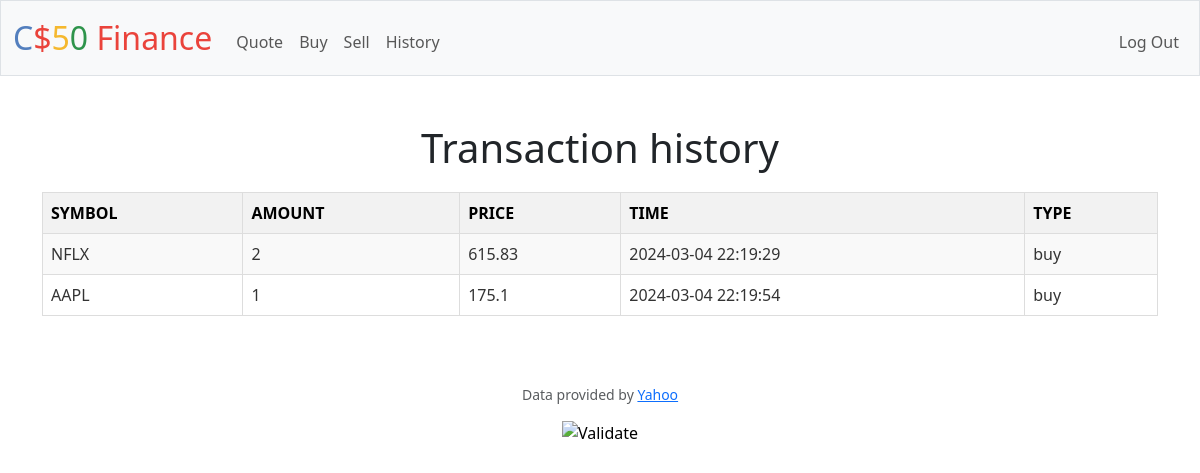
The app's page /history (signed in), older data.
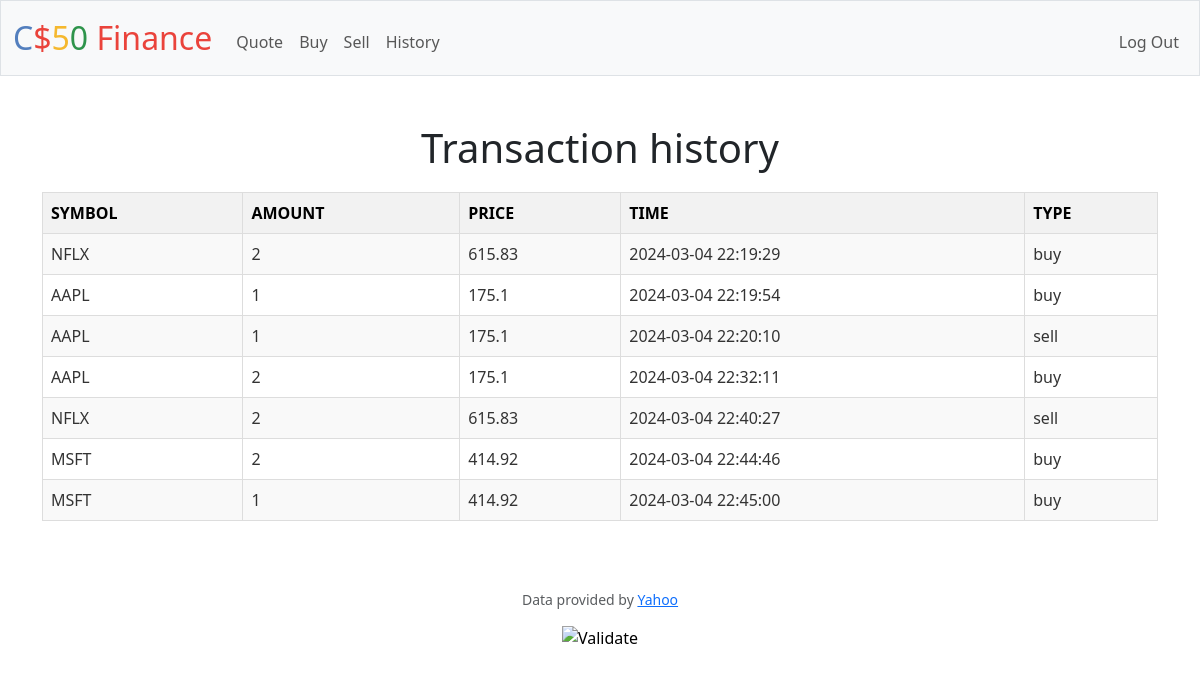
The same page, newer data.
### tables this page shows
CREATE TABLE transactions (id INTEGER PRIMARY KEY AUTOINCREMENT NOT NULL, user_id INTEGER NOT NULL, symbol TEXT NOT NULL, amount INTEGER NOT NULL, quote INTEGER NOT NULL, timestamp DATETIME DEFAULT CURRENT_TIMESTAMP, type VARCHAR(4) NOT NULL, CHECK(type IN("buy","sell")), FOREIGN KEY (user_id) REFERENCES users(id));

### app.py (the view)
@app.route("/history")
@login_required
def history():
    records = db.execute('SELECT * FROM transactions WHERE user_id =?', session.get("user_id"))
    return render_template('history.html', records=records)

### app.py (called while the page is built)
@app.after_request
def after_request(response):
    response.headers["Cache-Control"] = "no-cache, no-store, must-revalidate"
    response.headers["Expires"] = 0
    response.headers["Pragma"] = "no-cache"
    return response

### helpers.py (called while the page is built)
def login_required(f):
    @wraps(f)
    def decorated_function(*args, **kwargs):
        if session.get("user_id") is None:
            return redirect("/login")
        return f(*args, **kwargs)
    return decorated_function

### templates/history.html (shortened to what this page needs)
{% extends "layout.html" %}
{% block main %}
<h1> Transaction history</h1>
<table class="quotes-table">
    {% if records %}
    <tr>
        <th>SYMBOL</th>
        <th>AMOUNT</th>
        <th>PRICE</th>
        <th>TIME</th>
        <th>TYPE</th>
    </tr>
        {% for record in records %}
            <tr>
                <td>{{ record['symbol'] }}</td>
                <td>{{ record['amount'] }}</td>
                <td>{{ record['quote'] }}</td>
                <td>{{ record['timestamp'] }}</td>
                <td>{{ record['type'] }}</td>
            </tr>
        {% endfor %}
    {% endif %}
</table>
{% endblock %}

Row changes from the older to the newer data that the page shows:
added transactions: symbol "AAPL", amount "1", quote "175.1", timestamp "2024-03-04 22:20:10", type "sell"
added transactions: symbol "AAPL", amount "2", quote "175.1", timestamp "2024-03-04 22:32:11", type "buy"
added transactions: symbol "NFLX", amount "2", quote "615.83", timestamp "2024-03-04 22:40:27", type "sell"
added transactions: symbol "MSFT", amount "2", quote "414.92", timestamp "2024-03-04 22:44:46", type "buy"
added transactions: symbol "MSFT", amount "1", quote "414.92", timestamp "2024-03-04 22:45:00", type "buy"
